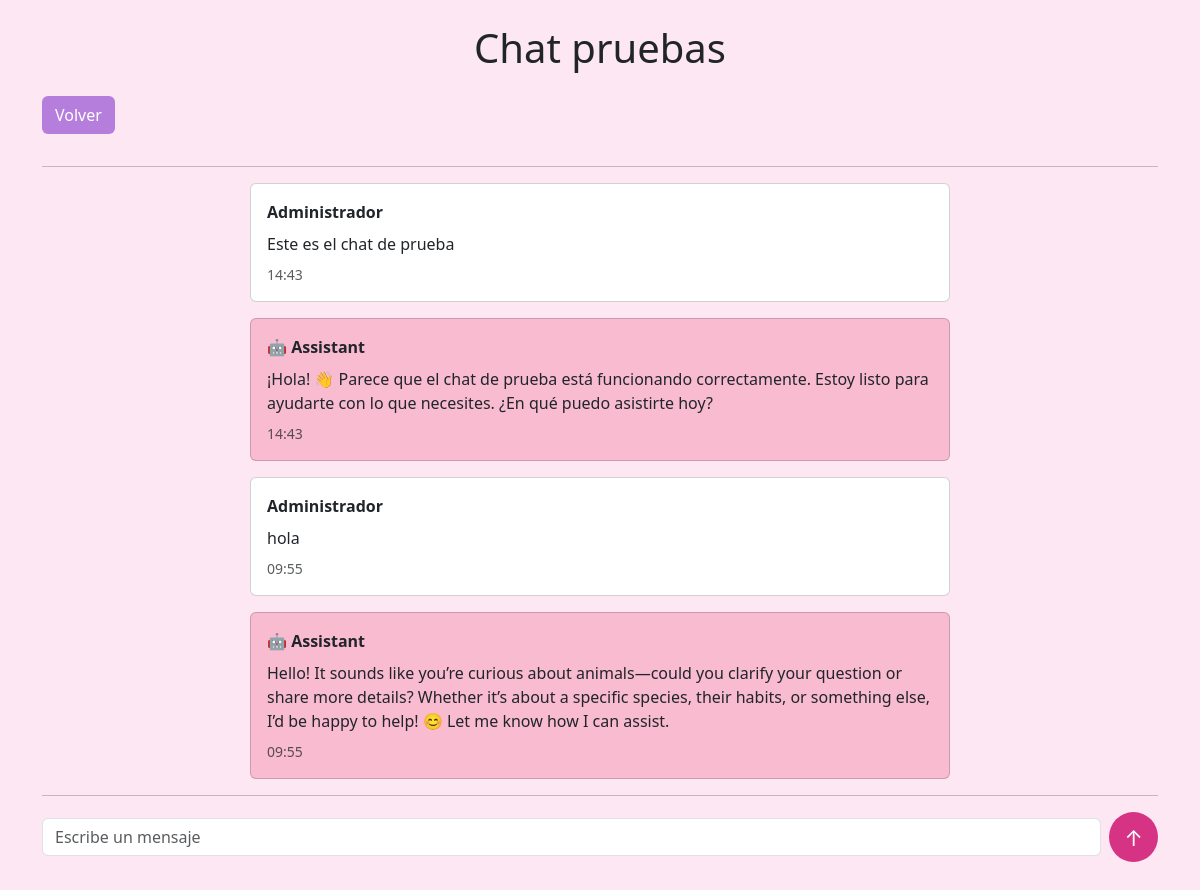
The page /chat/2/ (signed in) on the database its author committed.
### chat/models.py (models this page shows, shortened)
class Conversation(models.Model):   # Representa un chat completo
    user = models.ForeignKey(User, on_delete=models.CASCADE)
    title = models.TextField()
    created_at = models.DateTimeField(auto_now_add=True)

class Profile(models.Model):
    user = models.OneToOneField(User, on_delete=models.CASCADE)
    alias = models.CharField(max_length=50, blank=True)
    theme = models.CharField(max_length=20, default="rosa")

class Message(models.Model):    # Representa un mensaje individual
    conversation = models.ForeignKey(
        Conversation,
        on_delete=models.CASCADE
    )
    role = models.CharField(max_length=20)
    content = models.TextField()
    created_at = models.DateTimeField(auto_now_add=True)

### chat/views.py (the view, shortened to what this page needs)
# urls.py: path('chat/<int:conversation_id>/', views.conversation_detail, name='conversation_detail'),
@login_required
def conversation_detail(request, conversation_id):
    conversation = Conversation.objects.get(
        id=conversation_id,
        user=request.user
    )
    messages = Message.objects.filter(conversation=conversation).order_by('created_at')
    if request.headers.get('HX-Request'):
        return render(request, 'chat/messages.html', {'messages':messages})
    return render(
        request,
        'chat/conversation_detail.html',
        {'conversation': conversation, 'messages': messages}
    )

### chat/templates/chat/conversation_detail.html (shortened to what this page needs)
<!DOCTYPE html>
<html>
<head>
    <link href="https://cdn.jsdelivr.net/npm/bootstrap@5.3.2/dist/css/bootstrap.min.css" rel="stylesheet">
</head>
<body style="{% if request.user.profile.theme == 'oscuro' %}
        background-color:black;color:white
    {% else %}
        background-color:#fce7f3
    {% endif %}">
    <div class="container mt-4">
        <h1 class="text-center text-dark mb-4">
            {{ conversation.title }}
        </h1>
        <a href="/" class="btn mb-3" style="background-color:#b57edc;color:white">Volver</a>
        <hr>
        <div id="messages">{% include 'chat/messages.html' %}</div>
        <hr>
        <form hx-post="" hx-target="#messages" hx-swap="innerHTML" hx-on::after-request="this.reset()" method="POST">
            <div class="d-flex align-items-center gap-2 mb-5">
                <input type="text" name="content" placeholder="Escribe un mensaje" class="form-control">
                <button
                    type="submit"
                    class="btn rounded-circle"
                    style="
                        background-color:#d63384;
                        color:white;
                        width:50px;
                        height:50px;
                        font-size:22px;
                        display:flex;
                        align-items:center;
                        justify-content:center;">
                    ↑
                </button>
            </div>
        </form>
    </div>
</body>
</html>

### chat/templates/chat/messages.html
{% for message in messages %}
    <div
        class="card mb-3 mx-auto"
        style="max-width:700px;
            {% if message.role == 'assistant' %}
                background-color:#f8bbd0;
            {% else %}
                background-color:white;
            {% endif %}">
        <div class="card-body">
            {% if message.role == 'user' %}
                {% if request.user.profile.alias %}
                    <strong>{{ request.user.profile.alias|title }}</strong>
                {% else %}
                    <strong>{{ request.user.username|title }}</strong>
                {% endif %}
            {% else %}
                🤖 <strong>Assistant</strong>
            {% endif %}
            <p class="mt-2 mb-2">{{ message.content }}</p>
            <p class="text-muted small mb-0">{{ message.created_at|date:"H:i" }}</p>
        </div>
    </div>
{% empty %}
    <p>No hay mensajes todavía</p>
{% endfor %}

### rows shown on the page
Conversation: title "Chat pruebas"
Message: content "Este es el chat de prueba", created_at "14:43"
Message: role "Assistant", content "¡Hola! 👋 Parece que el chat de prueba está funcionando correctamente. Estoy listo para ayudarte con lo que necesites. ¿En qué puedo asistirte hoy?", created_at "14:43"
Message: content "hola", created_at "09:55"
Message: role "Assistant", content "Hello! It sounds like you’re curious about animals—could you clarify your question or share more details? Whether it’s about a specific species, their habits, or something else, I’d be happy to help! 😊 Let me know how I can assist.", created_at "09:55"

### other values the page prints
{{ request.user.profile.alias|title }} "Administrador"
